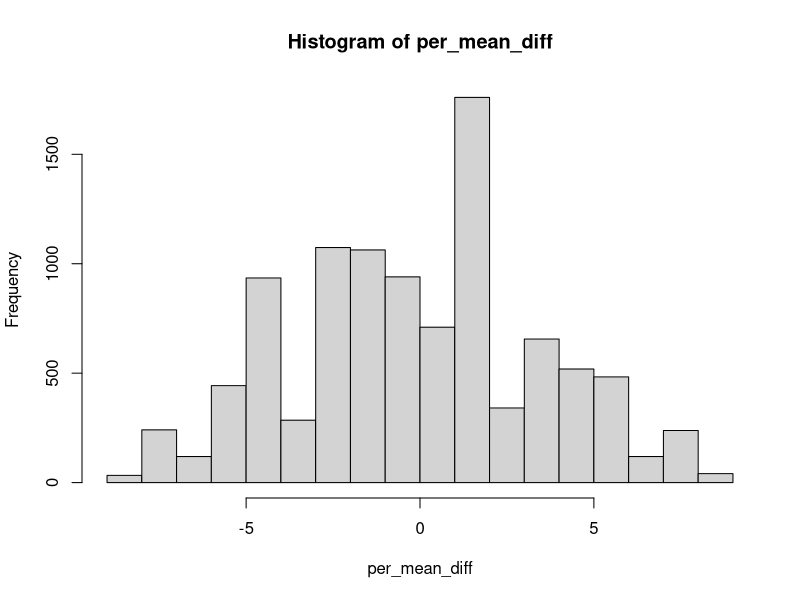

Reproduce this figure in R.
library(tidyverse)
gender <- c(rep("Female", 10), rep("Male", 10)) 
group <- rep(rep(c("Treatment", "Control"), each = 5), 2)
worms <- c(1, 2, 2, 10, 7, 16, 10, 10, 7, 17, 3, 5, 9, 10, 6, 31, 26, 28, 13, 47)
schis <- data.frame(gender, group, worms)
head(schis, n = 3)
ND <- schis %>% 
  filter(gender == "Female")
ND

tapply(ND$worms, ND$group, mean)
diff(tapply(ND$worms, ND$group, mean))
# xbar_Control - xbar_Treatment
obs_diff <- -diff(tapply(ND$worms, ND$group, mean))
obs_diff

P <- 10^4
per_mean_diff <- numeric(P)
for(i in 1:P){
  per_mean_diff[i] <- diff(tapply(ND$worms, sample(ND$group), mean))
}
hist(per_mean_diff)

pvalue <- sum(per_mean_diff >= obs_diff)/P
pvalue

# Or better yet

pvalue <- (sum(per_mean_diff >= obs_diff) + 1) / (P + 1)
pvalue

